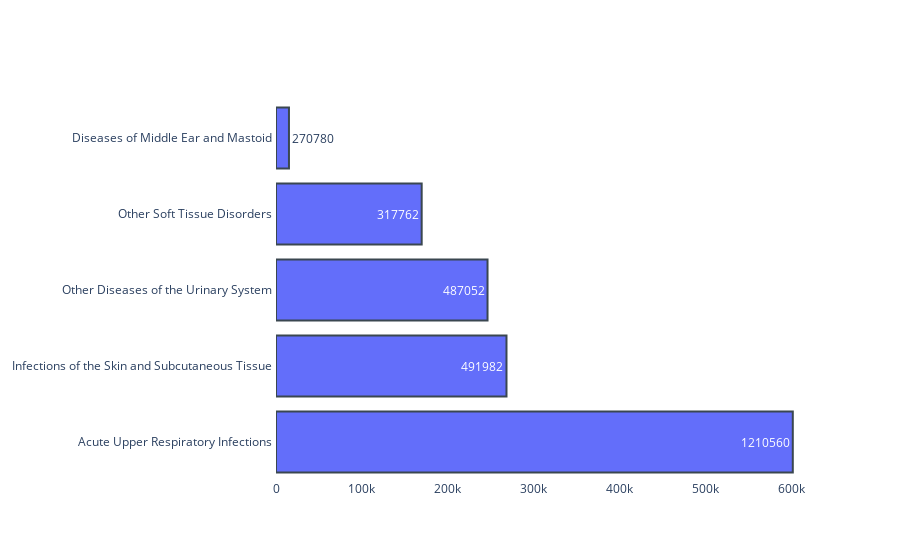

Notebook source saved alongside this figure:
### Code cell
# For semi urgent

import plotly.graph_objects as go

fig = go.Figure(go.Bar(
            x=[601950, 268462, 246378, 169686, 15093],
            y=['Acute Upper Respiratory Infections ', 'Infections of the Skin and Subcutaneous Tissue ',
               'Other Diseases of the Urinary System ', 'Other Soft Tissue Disorders ',
               'Diseases of Middle Ear and Mastoid ' ],
            orientation='h',
            text=y,
            marker=dict(
            line=dict(color='rgba(58, 71, 80, 1.0)', width=2))))
fig.update_layout({'plot_bgcolor': 'rgba(0,0,0,0)', 'paper_bgcolor': 'rgba(0,0,0,0)',})

fig.show()

### Figure 1 — Plotly figure (JSON) as saved in the notebook; plotly's stock layout.template omitted (floating-point values rounded to 4 significant figures)
{"data": [{"marker": {"line": {"color": "rgba(58, 71, 80, 1.0)", "width": 2}}, "orientation": "h", "text": ["1210560", "491982", "487052", "317762", "270780"], "type": "bar", "x": [601950, 268462, 246378, 169686, 15093], "y": ["Acute Upper Respiratory Infections ", "Infections of the Skin and Subcutaneous Tissue ", "Other Diseases of the Urinary System ", "Other Soft Tissue Disorders ", "Diseases of Middle Ear and Mastoid "]}], "layout": {"paper_bgcolor": "rgba(0,0,0,0)", "plot_bgcolor": "rgba(0,0,0,0)"}}
